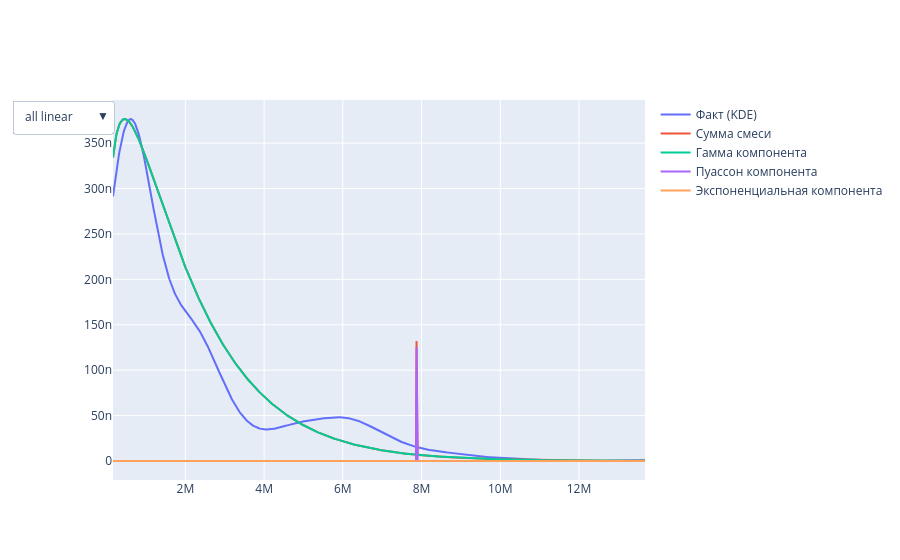

Notebook source saved alongside this figure:
### Code cell
# Визуализация смеси
if target_for_fitting and 'mixture_params' in locals() and 'target_data' in locals():    
    kde = gaussian_kde(target_data)    
    xx = np.linspace(min(target_data), max(target_data), len(target_data))    
    points = np.arange(0, target_data.max(), 1)    
    fact = kde(xx)    
    poisson_smooth = gaussian_kde(points, weights=poisson.pmf(points, mu=mu))        # Каждая компонента умножается на свой вес    
    gamma_part = gamma.pdf(xx, a, scale=scale) * w_gamma    
    poisson_part = poisson_smooth(xx) * w_poisson    
    expon_part = expon.pdf(xx, scale=1/lambda_) * w_exp    
    sum_3 = gamma_part + poisson_part + expon_part        
    graphs = [fact, sum_3, gamma_part, poisson_part, expon_part]    
    labels = ['Факт (KDE)', 'Сумма смеси', 'Гамма компонента', 'Пуассон компонента', 'Экспоненциальная компонента']        # По умолчанию один субплот (n_subplots=1)    
    # Для сравнения с разными осями можно использовать 
    n_subplots=2   
    plot_multiple(x=xx, y=graphs, labels=labels, n_subplots=1)

### Figure 1 — Plotly figure (JSON) as saved in the notebook; plotly's stock layout.template omitted (floating-point values rounded to 4 significant figures; data arrays with more than 128 entries replaced by an {"elided": "..."} marker saying what was removed)
{"data": [{"mode": "lines", "name": "Факт (KDE)", "opacity": 1, "type": "scatter", "x": {"elided": "1000 float values"}, "y": {"elided": "1000 float values"}}, {"mode": "lines", "name": "Сумма смеси", "opacity": 1, "type": "scatter", "x": {"elided": "1000 float values"}, "y": {"elided": "1000 float values"}}, {"mode": "lines", "name": "Гамма компонента", "opacity": 1, "type": "scatter", "x": {"elided": "1000 float values"}, "y": {"elided": "1000 float values"}}, {"mode": "lines", "name": "Пуассон компонента", "opacity": 1, "type": "scatter", "x": {"elided": "1000 float values"}, "y": {"elided": "1000 float values"}}, {"mode": "lines", "name": "Экспоненциальная компонента", "opacity": 1, "type": "scatter", "x": {"elided": "1000 float values"}, "y": {"elided": "1000 int values"}}], "layout": {"updatemenus": [{"active": 0, "buttons": [{"args": [{"xaxis.type": "linear", "yaxis.type": "linear"}], "label": "all linear", "method": "relayout"}, {"args": [{"xaxis.type": "log", "yaxis.type": "linear"}], "label": "x log", "method": "relayout"}, {"args": [{"xaxis.type": "linear", "yaxis.type": "log"}], "label": "y log", "method": "relayout"}, {"args": [{"xaxis.type": "log", "yaxis.type": "log"}], "label": "x and y log", "method": "relayout"}], "x": 0, "y": 1}]}}
